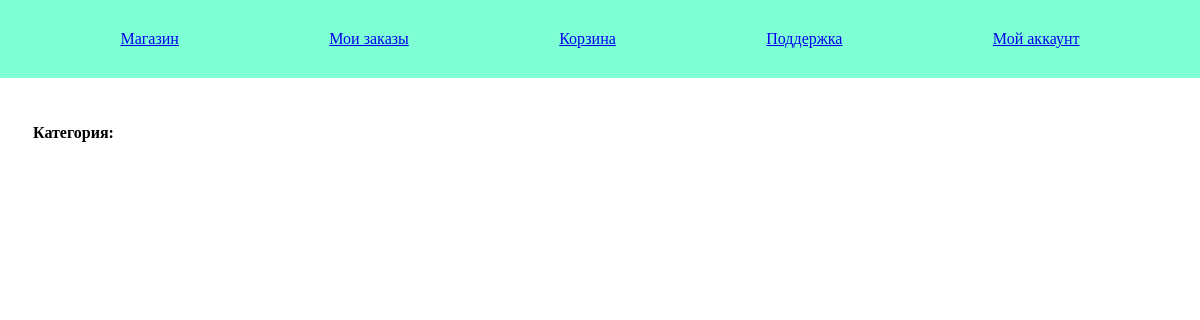
The app's page /shop/products/, older data.
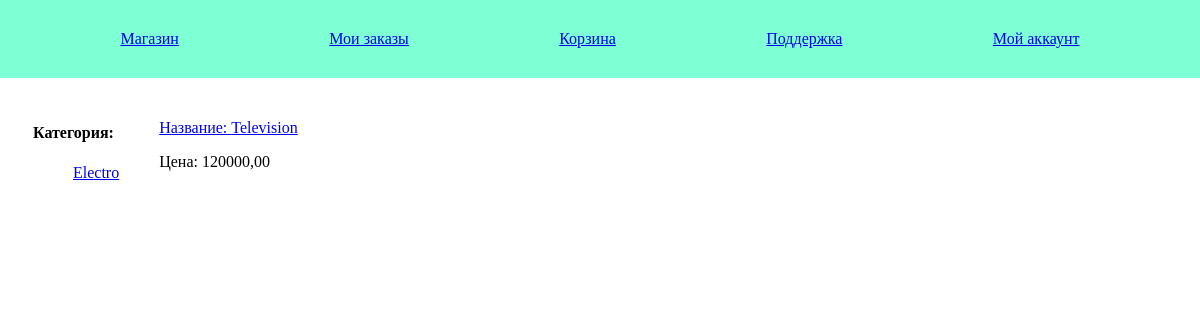
The same page, newer data.
### shop/models.py (models this page shows, shortened)
class Category(models.Model):
    name = models.CharField(max_length=50, unique=True)
    created_at = models.DateField(auto_now_add=True)

class Product(models.Model):
    name = models.CharField(max_length=80)
    description = models.TextField(max_length=600)
    price = models.DecimalField(max_digits=8, decimal_places=2)
    created_at = models.DateField(auto_now_add=True)
    archived = models.BooleanField(default=True)
    category = models.ForeignKey(
        Category,
        on_delete=models.SET_NULL,
        related_name="products",
        null=True
    )

### shop/views.py (the view)
# urls.py: path("products/", ProductListView.as_view(), name="products-list"),
class ProductListView(ListView):
    queryset = Category.objects.all()
    template_name = "shop/list-products.html"
    def get_context_data(self, **kwargs: Any) -> dict[str, Any]:
        all_products = Product.objects.filter(archived=False).all()
        kwargs["products_list"] = all_products
        kwargs["show_return"] = False # Show url for return on shop:products-list
        return super().get_context_data(**kwargs)

### shop/templates/shop/list-products.html (shortened to what this page needs)
{% extends "shop/base.html" %}
{% load static %}
{% block head %}
    {{ block.super }}
    <link rel="stylesheet" href="{% static "shop/list-products.css" %}">
{% endblock head %}
{% block main %}
    <div class="main-container">
        <div class="left-container">
            <div>
                <h4>Категория:</h4>
            </div>
            <div>
                <ul class="out-circle">
                    {% for category in object_list %}
                        <li><a href="{% url "shop:products-list-by-category" category=category.id %}">{{ category.name|title }}</a></li>
                    {% endfor %}
                </ul>
            </div>
        </div>
        <div class="right-container">
            <ul>
                {% for product in  products_list %}
                    <div class="content-container">
                        <div class="pre-text-container">
                            <a href="{% url "shop:product-detail" pk=product.id %}">Название: {{ product.name|title }}</a>
                            <p>Цена: {{ product.price }}</p>
                        </div>
                    </div>
                {% endfor %}
            </ul>
        </div>
    </div>
{% endblock main %}

Row changes from the older to the newer data that the page shows:
added Category: name "Electro"
added Product: name "Television", price "120000,00"
